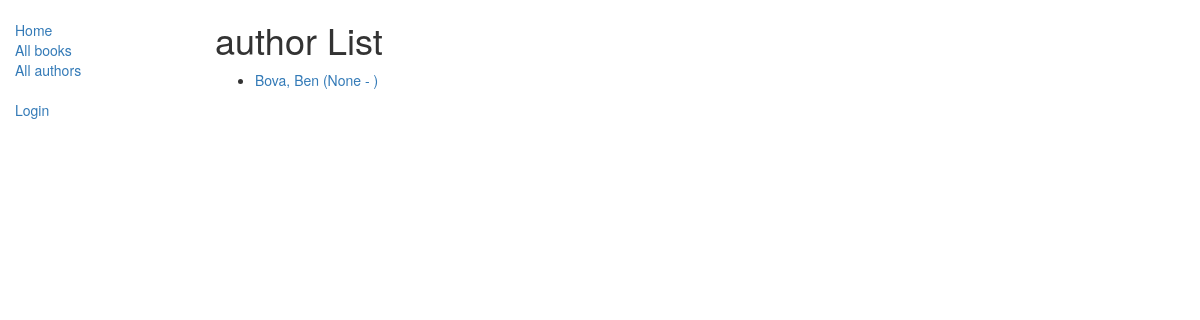
Page /catalog/authors/ on the earlier database version.
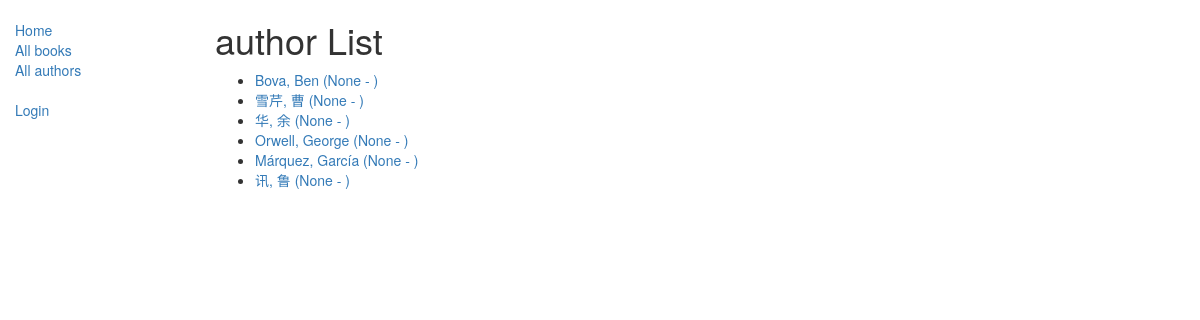
Same page on the later database version.
### catalog/models.py (models this page shows)
class Author(models.Model):
    first_name = models.CharField(max_length=100)
    last_name = models.CharField(max_length=100)
    date_of_birth = models.DateField(null=True, blank=True)
    date_of_death = models.DateField('Died', null=True, blank=True)
    def get_absolute_url(self):
        return reverse('author-detail', args=[str(self.id)])
    def __str__(self):
        return '%s, %s' % (self.last_name, self.first_name)

### catalog/views.py (the view)
# urls.py: path('authors/', views.AuthorListView.as_view(), name='authors'),
class AuthorListView(generic.ListView):
    model = Author

### catalog/templates/catalog/author_list.html
{% extends "base_generic.html" %} {% block content %}
<h1>author List</h1>
{% if author_list %}
<ul>
    {% for author in author_list %}
    <li>
        <a href="{{ author.get_absolute_url }}">{{ author }} ({{author.date_of_birth}} - {% if author.date_of_death %}{{author.date_of_death}}{% endif %})</a>
    </li>
    {% endfor %}
</ul>
{% else %}
<p>There are no authors available.</p>
{% endif %} {% endblock %}

Differences in the rows shown:
added Author: last_name+first_name "雪芹, 曹", date_of_birth "None"
added Author: last_name+first_name "华, 余", date_of_birth "None"
added Author: last_name+first_name "Orwell, George", date_of_birth "None"
added Author: last_name+first_name "Márquez, García", date_of_birth "None"
added Author: last_name+first_name "讯, 鲁", date_of_birth "None"
